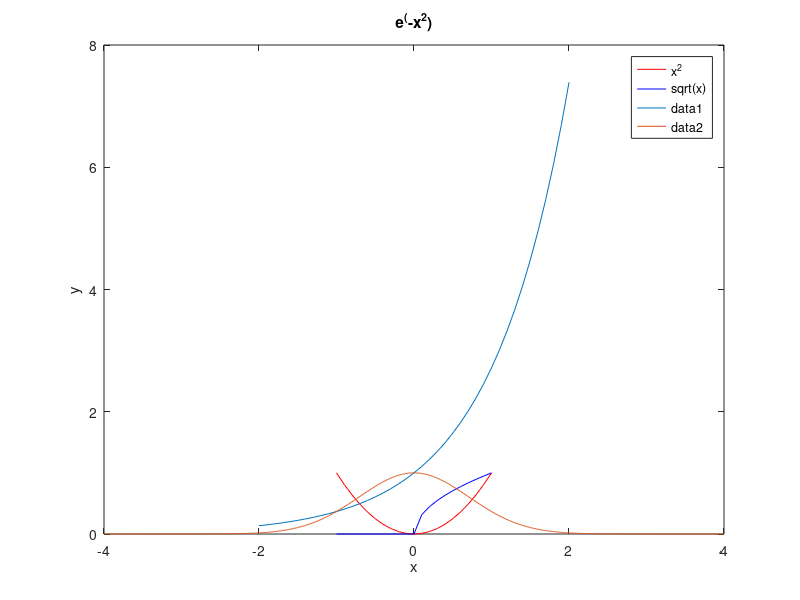

The MATLAB source for this figure: (Note: this script raises an error after producing the figure.)
%% Section 1
a = 4+4
b = a^2

%% Section 2
b = 5

%% Pythagoras
a = 3; b = 4;
c  =sqrt(a^2 + b^2)

%% Vectors
b = [1; 2; 3]
b = [1, 2, 3]
%inverse matrix (transposition)
b = b'
%array multiplication (element-wise)
p = c .* b
%inner product
p = b * c'
%outer product
p = b' * c

%% Matrices
B = [1 2 3 4; 5 6 7 8; 9 10 11 12]
%matrix addition
B + 5
%matrix scalar multiplication
B * 2
%short-way to create matrices
t = 0:9
t = [0:0.1:9]

%calling element on a specified index
%NB: indexes in Matlab start from 1, instead of 0 as in C/C++
B(1)
B(2,2)
%you can call the last element of a row or a column using 'end'
B(2,end)
%all the value of a column
B(:,4)
%all the value of a row
B(3,:)

%% Plotting data
%hint: using 'clear' to delete all the variables
clear

x = -1:0.1:1;
y = x .^2;
plot(x,y, 'r');
%keep the previous graph
hold on;
%plot another one on the same figure
plot(x, sqrt(x), 'b');
%add some legend
legend('x^2', 'sqrt(x)');
xlabel('x');
ylabel('y');
%add a title
title('vivalamerda');

%% Plotting exponentials
t = [-2:0.1:2];
%in this case, a and lambda are constants
a = 1;
lambda = 1;
y = a * exp(lambda.*t);
plot(t, y)

%% Plotting Gaussian
x = [-4:0.01:4];
%simple Gauss function
y = exp(-x.^2);
plot (x,y);
title('e^(-x^2)');

%% How to read data
clear
textread('series.txt');
%save as variable binary
save('series.mat');

clear
%reload variables in the workspace
load series.mat

%% Reading with textscan
%the 'fid' is the reading facility pointer which the scan starts from
% fid = file identifier

fid = fopen('filename');
data = textscan(fid, '%f%s%f', 'delimiter', ',');
fclose(fid);

%% Class assignemnt - The Iris Dataset
fid = fopen('iris.data.txt');
data = textscan(fid, '%f%f%f%f%s', 'delimiter', ',')
fclose(fid);

feat = [data{1} data{2} data{3} data{4}];
%scatter plot
figure(1);
scatter(feat(:,1),feat(:,3));
%histograms
figure(2);
histogram(feat(:,1));
figure(3);
histogram(feat(:,4));
%bivariate histogram
figure(4);
hist3(feat(:, 3:4));

%% PRTools
%add prtools path to Matlab
prpath = '/Librerie/prtools';
addpath(prpath)

%build a dataset 
z = prdataset(feat, data{5}, 'featlab', ['sepal length'; 'sepal width '; 'petal length'; 'petal width '], 'name', 'Iris Dataset');
figure(1); scatterd(z);

z34 = prdataset([data{3}, data{4}], data{5}, 'featlab', ['petal length'; 'petal width '], 'name', 'Iris Dataset');
figure(2); scatterd(z34);


%% Sounds
%read and play
[x sr] = audioread('handel.wav');
soundsc(x,sr);

%write sound
audiowrite('eidel1.wav', x/2, sr);
        







